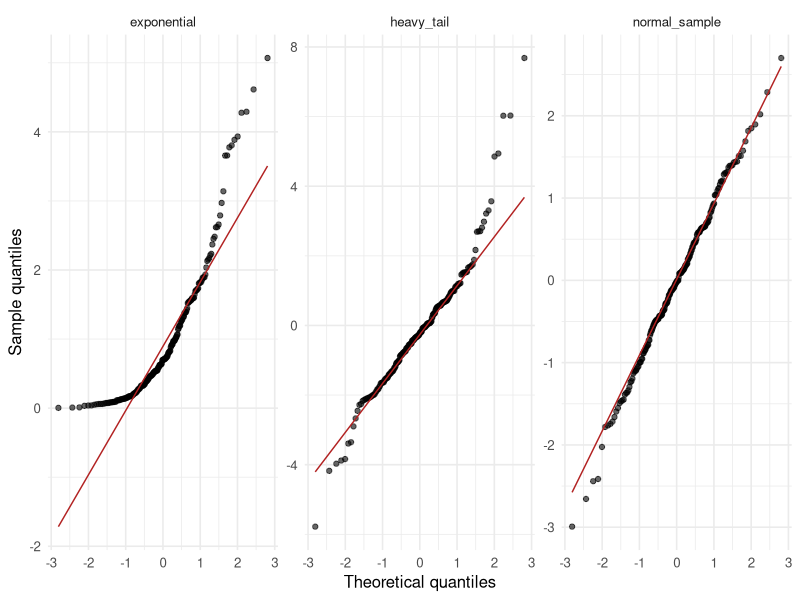

Here is the R script that generated this plot:
# ============================================================
# Biostatistics Courses
# Course 1 — Week 2, Session 5: Continuous distributions
# ============================================================

# --- 0. Setup --------------------------------------------------
library(tidyverse)
set.seed(42)
theme_set(theme_minimal(base_size = 12))

# --- 1. Hypothesis / Goal --------------------------------------
# Characterise continuous distributions and check fit with Q-Q plots.

# --- 2. Data ---------------------------------------------------
n <- 200
samples <- tibble(
  normal_sample = rnorm(n),
  heavy_tail    = rt(n, df = 3),
  exponential   = rexp(n, rate = 1)
)

# --- 3. Visualise ----------------------------------------------
p <- samples |>
  pivot_longer(everything(), names_to = "sample", values_to = "value") |>
  ggplot(aes(sample = value)) +
  stat_qq(alpha = 0.6) +
  stat_qq_line(colour = "firebrick") +
  facet_wrap(~ sample, scales = "free") +
  labs(x = "Theoretical quantiles", y = "Sample quantiles")
print(p)

# --- 4. Assumptions --------------------------------------------
# iid sampling; Q-Q plot needs n >= ~20.

# --- 5. Conduct / Fit ------------------------------------------
sw <- samples |>
  pivot_longer(everything(), names_to = "sample", values_to = "value") |>
  group_by(sample) |>
  summarise(p = shapiro.test(value)$p.value, .groups = "drop")
print(sw)

# --- 6. Report -------------------------------------------------
cat("Shapiro-Wilk p-values per sample printed above.\n")
